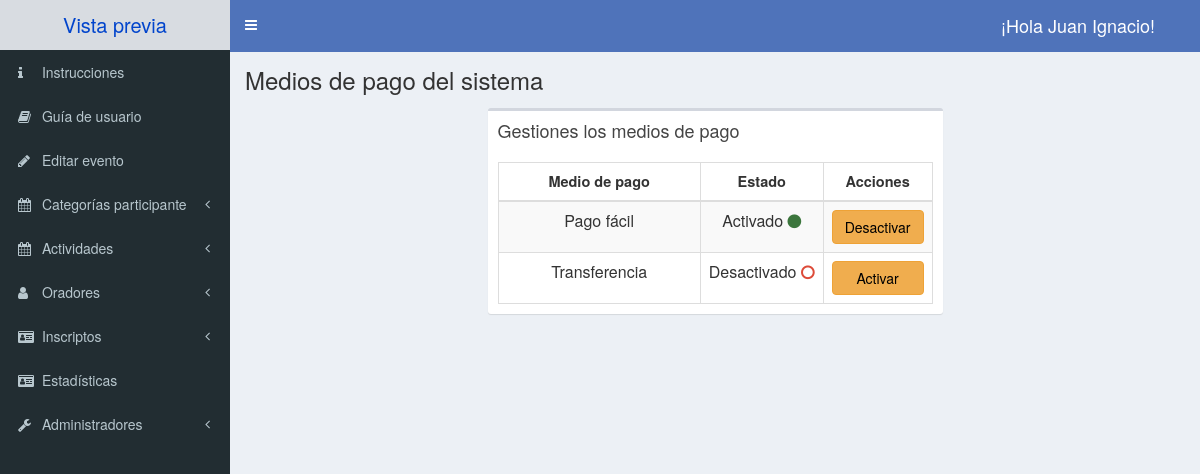
Page /admin/medios-pago.php (signed in) on the committed database.
### tables this page shows
CREATE TABLE medios_pago(
    id_medio int NOT NULL AUTO_INCREMENT,
    nombre varchar(50) NOT NULL,
    estado TINYINT not NULL,
    PRIMARY KEY(id_medio)
);

### admin/medios-pago.php (the view, shortened to what this page needs)
<?php
  include_once 'templates/header.php';
?>
<body class="hold-transition skin-blue sidebar-mini">
<div class="wrapper">
  <?php
      include_once 'templates/barra.php';
  ?>
<?php
  include_once 'templates/navegacion.php';
?>
  <div class="content-wrapper">
    <section class="content-header">
      <h1>
        Medios de pago del sistema
      </h1>
    </section>
      <section class="content" style="width: 100%;">
        <div class="row centrar-contenido">
          <div class="col-xs-12 col-lg-6">
              <div class="box">
                <div class="box-header">
                  <h3 class="box-title">Gestiones los medios de pago</h3>
                </div>
                <div class="box-body table-responsive">
                  <table id="registros" class="table table-bordered table-striped text-center">
                    <thead>
                    <tr>
                      <th>Medio de pago</th>
                      <th class="col-lg-3">Estado</th>
                      <th class="col-xs-2">Acciones</th>
                    </tr>
                    </thead>
                    <tbody>
                    <?php
                    try{
                      include_once 'funciones/funciones.php';
                      $sql= "
                      SELECT m.id_medio, m.nombre, m.estado
                      FROM medios_pago m
                      ORDER BY m.estado DESC";
                      $tuplas= $db->query($sql);
                    }catch(Exception $e){
                      echo "Error: " . $e->getMessage();
                    }
                    while ($medio= $tuplas->fetch_assoc()){
                    ?>
                    <tr>
                      <td><?php echo $medio['nombre']; ?></td>
                      <td> <?php
                        if($medio['estado']){
                          echo "Activado  "; ?><i class="fa fa-circle text-success"></i>
                          </td>
                          <td>
                            <button type="button" id="btn-pago" data="0" data-id="<?php echo $medio['id_medio']; ?>" class="btn btn-block btn-warning" style="width:100%; color:black">Desactivar</button>
                          </td>
                          <?php
                        }else{
                          echo "Desactivado  ";  ?><i class="fa fa-circle-o text-red"></i>
                          <td>
                            <button type="button" id="btn-pago" data="1" data-id="<?php echo $medio['id_medio']; ?>"  class="btn btn-block btn-warning" style="width:100%; color:black">Activar</button>
                          </td>
                          <?php
                        }
                        ?>
                      </td>
                    </tr>
                    <?php
                    }
                    ?>
                  </table>
                </div>
              </div>
          </div>
        </div>
      </section>
  </div>
<?php
  include_once 'templates/footer.php';
?>

### admin/css/admin.css (style rules this page uses)
h1 { font-size: 30px; }
h3 { font-size: 20px; }
table td { font-size: 16px; }
table th { font-size: 14.5px; }
td .btn { margin-top: 0px; }
.centrar-contenido { display: flex; justify-content: center; }
#dtHorizontalVerticalExample th, td { white-space: nowrap; }

### rows in the picture
medios_pago: nombre "Pago fácil", $medio['id_medio'] 1 (drawn)
medios_pago: nombre "Transferencia"

### other values in the picture
$_SESSION['nombre'] "Juan Ignacio"
